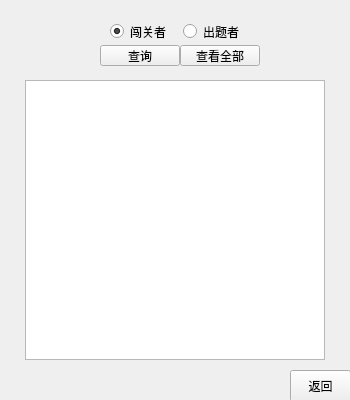
<?xml version="1.0" encoding="UTF-8"?>
<ui version="4.0">
 <class>allUserWidget</class>
 <widget class="QWidget" name="allUserWidget">
  <property name="geometry">
   <rect>
    <x>0</x>
    <y>0</y>
    <width>350</width>
    <height>400</height>
   </rect>
  </property>
  <property name="windowTitle">
   <string>Form</string>
  </property>
  <widget class="QTableView" name="tableView">
   <property name="geometry">
    <rect>
     <x>25</x>
     <y>80</y>
     <width>300</width>
     <height>280</height>
    </rect>
   </property>
  </widget>
  <widget class="QPushButton" name="filterBtn">
   <property name="geometry">
    <rect>
     <x>100</x>
     <y>45</y>
     <width>80</width>
     <height>21</height>
    </rect>
   </property>
   <property name="text">
    <string>查询</string>
   </property>
   <property name="shortcut">
    <string>Ctrl+F</string>
   </property>
  </widget>
  <widget class="QPushButton" name="seeAllBtn">
   <property name="geometry">
    <rect>
     <x>180</x>
     <y>45</y>
     <width>80</width>
     <height>21</height>
    </rect>
   </property>
   <property name="text">
    <string>查看全部</string>
   </property>
  </widget>
  <widget class="QWidget" name="layoutWidget">
   <property name="geometry">
    <rect>
     <x>110</x>
     <y>20</y>
     <width>139</width>
     <height>23</height>
    </rect>
   </property>
   <layout class="QHBoxLayout" name="horizontalLayout">
    <item>
     <widget class="QRadioButton" name="playerBtn">
      <property name="text">
       <string>闯关者</string>
      </property>
      <property name="checked">
       <bool>true</bool>
      </property>
      <attribute name="buttonGroup">
       <string notr="true">buttonGroup</string>
      </attribute>
     </widget>
    </item>
    <item>
     <widget class="QRadioButton" name="questionerBtn">
      <property name="text">
       <string>出题者</string>
      </property>
      <property name="checked">
       <bool>false</bool>
      </property>
      <attribute name="buttonGroup">
       <string notr="true">buttonGroup</string>
      </attribute>
     </widget>
    </item>
   </layout>
  </widget>
  <widget class="QPushButton" name="returnBtn">
   <property name="geometry">
    <rect>
     <x>290</x>
     <y>370</y>
     <width>61</width>
     <height>32</height>
    </rect>
   </property>
   <property name="text">
    <string>返回</string>
   </property>
  </widget>
 </widget>
 <resources/>
 <connections/>
 <buttongroups>
  <buttongroup name="buttonGroup"/>
 </buttongroups>
</ui>
